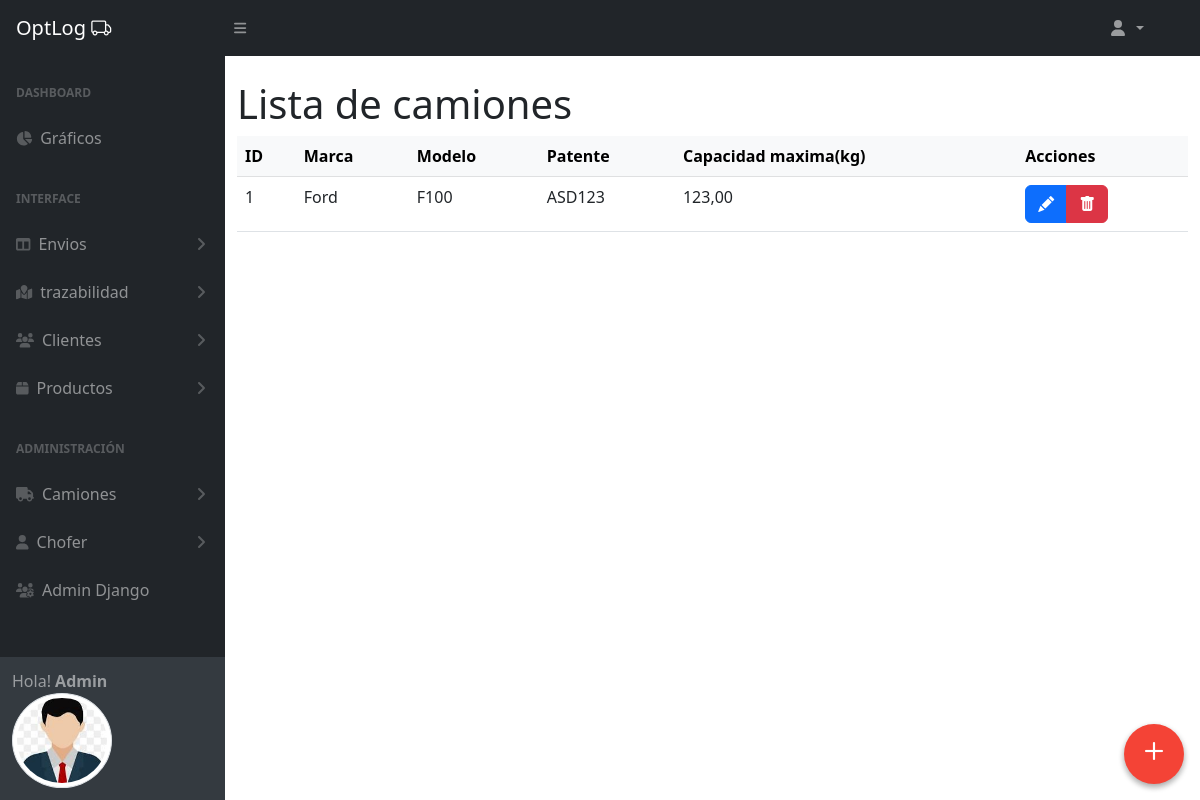
The app's page /camiones/ (signed in), older data.
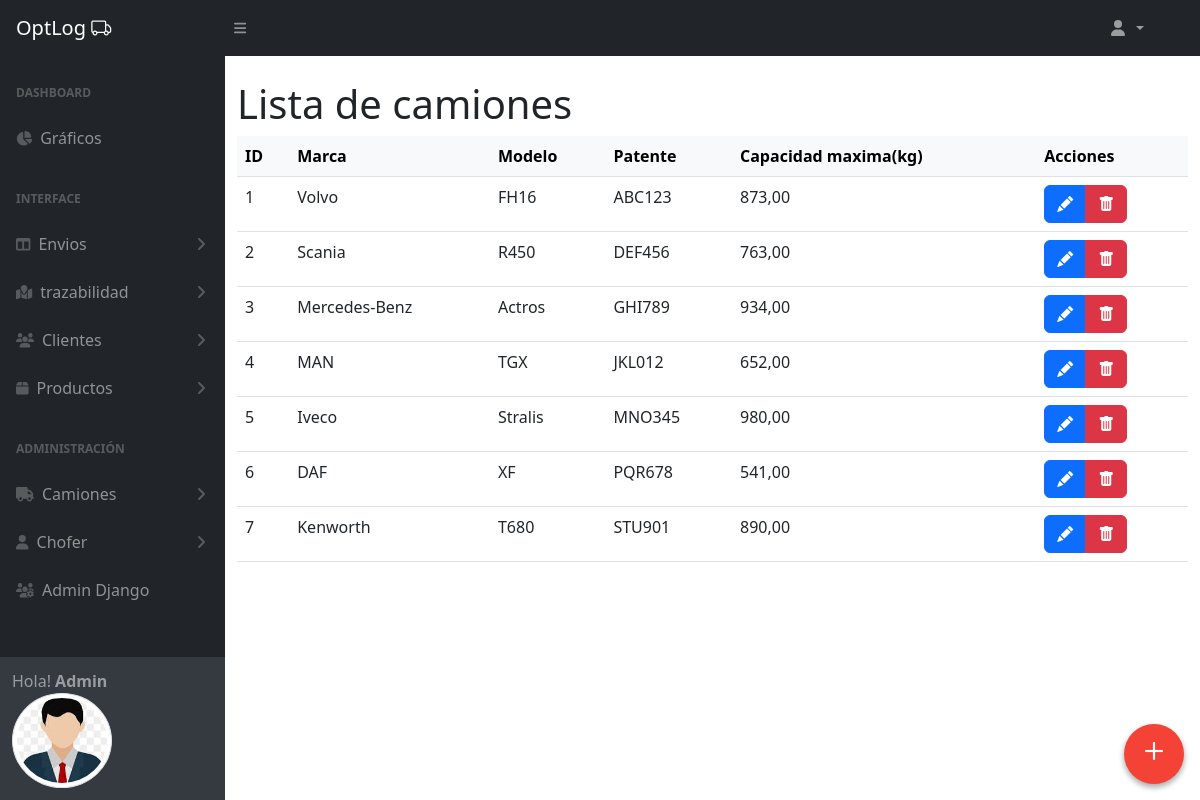
The same page, newer data.
### camiones/models.py (models this page shows, shortened)
class Camion(models.Model):
    patente = models.CharField(max_length=10)
    capacidad_maxima = models.DecimalField(max_digits=6, decimal_places=2)
    marca = models.CharField(max_length=50)
    modelo = models.CharField(max_length=50)
    class Meta:
        verbose_name = 'Camión'
        verbose_name_plural = 'Camiones'

### camiones/views.py (the view)
# urls.py: path('', CamionListView.as_view(), name='camiones_list'),
class CamionListView(LoginRequiredMixin, ListView):
    model = Camion
    template_name = 'camiones/camiones_list.html'
    context_object_name = 'camiones'

### camiones/templates/camiones/camiones_list.html (shortened to what this page needs)
{% extends 'core/base_admin.html' %}
{% block main %}
        <div class="container mt-4">
            <h1 class="mt-4">Lista de camiones</h1>
         <table class="table table-hover">
            <thead class="table-light">
                <tr>
                    <th>ID</th>
                    <th>Marca</th>
                    <th>Modelo</th>
                    <th>Patente</th>
                    <th>Capacidad maxima(kg)</th>
                    <th>Acciones</th>
                </tr>
            </thead>
            <tbody>
                {% for object in object_list %}
                <tr>
                    <td>{{object.id}}</td>
                    <td>{{object.marca | capfirst}}</td>
                    <td>{{object.modelo}}</td>
                    <td>{{object.patente}}</td>
                    <td>{{object.capacidad_maxima}}</td>
                    <td>
                        <div class="btn-group" role="group" aria-label="Basic example">
                            <a href="{% url 'camiones:camion_edit' object.id %}" type="button" class="btn btn-primary"><i class="bi-pencil-fill"></i></a>
                            <button type="button" class="btn btn-danger" data-bs-toggle="modal" data-bs-target="#deleteModal" data-delete-url="{% url 'camiones:camion_delete' object.id %}" data-delete-name="{{ object.marca }}, {{ object.modelo }}">
                              <i class="bi-trash-fill"></i>
                            </button>
                          </div>
                    </td>
                </tr>
                {% empty %}
                <p>No hay registros</p>
                {% endfor %}
            </tbody>
        </table>
    </div>
    <a href="{% url 'camiones:camion_create' %} ">
      <div class="to-top">
        <i class="bi-plus"></i>
      </div>
    </a>
    {% endblock main %}

### core/templates/core/base_admin.html (shortened to what this page needs)
{% load static %}
<!DOCTYPE html>
<html lang="es">
<head>
  <link href="https://cdn.jsdelivr.net/npm/bootstrap-icons@1.5.0/font/bootstrap-icons.css" rel="stylesheet" />
  <link href="https://cdnjs.cloudflare.com/ajax/libs/SimpleLightbox/2.1.0/simpleLightbox.min.css" rel="stylesheet" />
  <link href="{% static 'core/css/admin/styles.css' %}" rel="stylesheet" />
</head>
<body id="sb-nav-fixed">
  {% include 'core/componentes/navbar_admin.html' %}
  <div id="layoutSidenav">
    {% include 'core/componentes/sidebar.html' %}
    <div id="layoutSidenav_content">
      <main>
        {% block main %}
        {% endblock main %}
      </main>
    </div>
  </div>
</body>
</html>

### core/templates/core/componentes/navbar_admin.html (shortened to what this page needs)
<nav class="sb-topnav navbar navbar-expand navbar-dark bg-dark">
    <a class="navbar-brand ps-3" href="{% url 'graficos:mostrar_graficos' %}">OptLog <i class="bi-truck"></i></a>
    <button class="btn btn-link btn-sm order-1 order-lg-0 me-4 me-lg-0" id="sidebarToggle" href="#!"><i class="fas fa-bars"></i></button>
    <ul class="navbar-nav ms-auto navbar-nav px-5">
        <li class="nav-item dropdown">
            <a class="nav-link dropdown-toggle" id="navbarDropdown" href="#" role="button" data-bs-toggle="dropdown" aria-expanded="false">
                <i class="fas fa-user fa-fw"></i>
            </a>
        </li>
    </ul></nav>

### core/templates/core/componentes/sidebar.html (shortened to what this page needs)
{% load static %}
<div id="layoutSidenav_nav">
  <nav class="sb-sidenav accordion sb-sidenav-dark" id="sidenavAccordion">
    <div class="sb-sidenav-menu">
      <div class="nav">
        <div class="sb-sidenav-menu-heading">Dashboard</div>
        <a class="nav-link" href="{% url 'graficos:mostrar_graficos' %}">
          <div class="sb-nav-link-icon"><i class="fas fa-chart-pie"></i></div>
          Gráficos
        </a>
        <div class="sb-sidenav-menu-heading">Interface</div>
        <a class="nav-link collapsed" href="#" data-bs-toggle="collapse" data-bs-target="#collapseEnvios" aria-expanded="false" aria-controls="collapseEnvios">
          <div class="sb-nav-link-icon"><i class="fas fa-columns"></i></div>
          Envios
          <div class="sb-sidenav-collapse-arrow"><i class="fas fa-angle-down"></i></div>
        </a>
        <a class="nav-link collapsed" href="#" data-bs-toggle="collapse" data-bs-target="#collapseTracking" aria-expanded="false" aria-controls="collapseTracking">
          <div class="sb-nav-link-icon"><i class="fa-solid fa-map-location"></i></div>
          trazabilidad
          <div class="sb-sidenav-collapse-arrow"><i class="fas fa-angle-down"></i></div>
        </a>
        <a class="nav-link collapsed" href="#" data-bs-toggle="collapse" data-bs-target="#collapseClientes" aria-expanded="false" aria-controls="collapseClientes">
          <div class="sb-nav-link-icon"><i class="fas fa-users"></i></div>
          Clientes
          <div class="sb-sidenav-collapse-arrow"><i class="fas fa-angle-down"></i></div>
        </a>
        <a class="nav-link collapsed" href="#" data-bs-toggle="collapse" data-bs-target="#collapseProductos" aria-expanded="false" aria-controls="collapseProductos">
          <div class="sb-nav-link-icon"><i class="fas fa-box"></i></div>
          Productos
          <div class="sb-sidenav-collapse-arrow"><i class="fas fa-angle-down"></i></div>
        </a>
        <div class="sb-sidenav-menu-heading">Administración</div>
        <a class="nav-link collapsed" href="#" data-bs-toggle="collapse" data-bs-target="#collapseCamiones" aria-expanded="false" aria-controls="collapseCamiones">
          <div class="sb-nav-link-icon"><i class="fas fa-truck"></i></div>
          Camiones
          <div class="sb-sidenav-collapse-arrow"><i class="fas fa-angle-down"></i></div>
        </a>
        <a class="nav-link collapsed" href="#" data-bs-toggle="collapse" data-bs-target="#collapseChoferes" aria-expanded="false" aria-controls="collapseChoferes">
          <div class="sb-nav-link-icon"><i class="fas fa-user"></i></div>
          Chofer
          <div class="sb-sidenav-collapse-arrow"><i class="fas fa-angle-down"></i></div>
        </a>
        <a class="nav-link" href="{% url 'admin:index' %}">
          <div class="sb-nav-link-icon"><i class="fas fa-users-cog"></i></div>
          Admin Django
        </a>
      </div>
    </div>
    <div class="sb-sidenav-footer">
      <div class=" ">Hola!
      {% if user.is_authenticated %}
         <strong> {{ user.username | title }}</strong> <br>
         <img src="{% if request.user.userprofile.profile_image and request.user.userprofile.profile_image.url != '/media/default.jpg' %}{{ request.user.userprofile.profile_image.url }}{% else %}{% static 'core/img/avatar.jpeg' %}{% endif %}"
alt="Imagen de perfil"
class="img-thumbnail rounded-circle"
width="100">
      {% else %}
          Invitado
      {% endif %}
    </div>
  </nav>
</div>

Row changes from the older to the newer data that the page shows:
changed Camion id 1: marca "Ford" → "Volvo"; modelo "F100" → "FH16"; patente "ASD123" → "ABC123"; capacidad_maxima "123,00" → "873,00"
added Camion: id "2", marca "Scania", modelo "R450", patente "DEF456", capacidad_maxima "763,00"
added Camion: id "3", marca "Mercedes-Benz", modelo "Actros", patente "GHI789", capacidad_maxima "934,00"
added Camion: id "4", marca "MAN", modelo "TGX", patente "JKL012", capacidad_maxima "652,00"
added Camion: id "5", marca "Iveco", modelo "Stralis", patente "MNO345", capacidad_maxima "980,00"
added Camion: id "6", marca "DAF", modelo "XF", patente "PQR678", capacidad_maxima "541,00"
added Camion: id "7", marca "Kenworth", modelo "T680", patente "STU901", capacidad_maxima "890,00"
